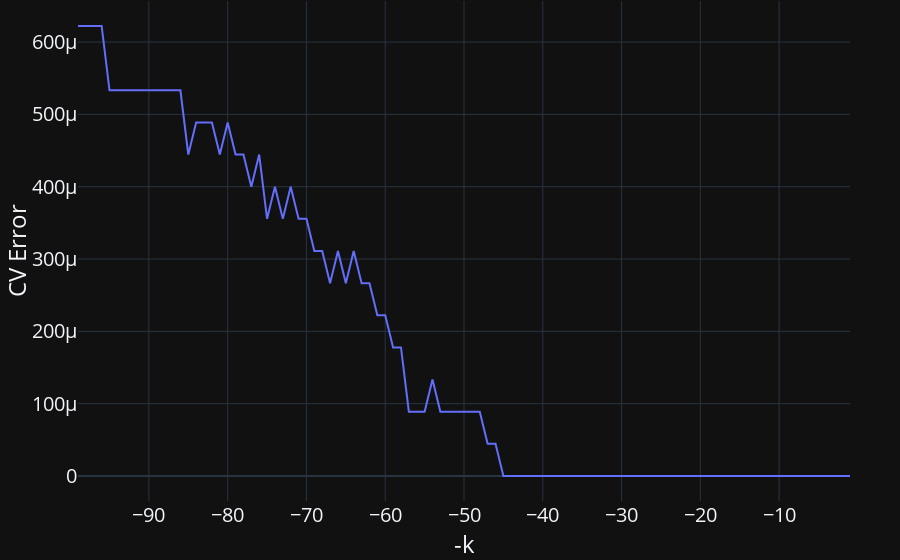

Notebook cell for this chart:
### Code cell
fig = px.line(gridsearch_output, x = "-k", y = "CV Error")
standardize_figure(fig)
fig.show()

### Figure 1 — Plotly figure (JSON) as saved in the notebook; plotly's stock layout.template omitted (floating-point values rounded to 4 significant figures)
{"data": [{"hovertemplate": "-k=%{x}<br>CV Error=%{y}<extra></extra>", "legendgroup": "", "line": {"color": "#636efa", "dash": "solid"}, "marker": {"symbol": "circle"}, "mode": "lines", "name": "", "orientation": "v", "showlegend": false, "x": [-1, -2, -3, -4, -5, -6, -7, -8, -9, -10, -11, -12, -13, -14, -15, -16, -17, -18, -19, -20, -21, -22, -23, -24, -25, -26, -27, -28, -29, -30, -31, -32, -33, -34, -35, -36, -37, -38, -39, -40, -41, -42, -43, -44, -45, -46, -47, -48, -49, -50, -51, -52, -53, -54, -55, -56, -57, -58, -59, -60, -61, -62, -63, -64, -65, -66, -67, -68, -69, -70, -71, -72, -73, -74, -75, -76, -77, -78, -79, -80, -81, -82, -83, -84, -85, -86, -87, -88, -89, -90, -91, -92, -93, -94, -95, -96, -97, -98, -99], "xaxis": "x", "y": [0.0, 0.0, 0.0, 0.0, 0.0, 0.0, 0.0, 0.0, 0.0, 0.0, 0.0, 0.0, 0.0, 0.0, 0.0, 0.0, 0.0, 0.0, 0.0, 0.0, 0.0, 0.0, 0.0, 0.0, 0.0, 0.0, 0.0, 0.0, 0.0, 0.0, 0.0, 0.0, 0.0, 0.0, 0.0, 0.0, 0.0, 0.0, 0.0, 0.0, 0.0, 0.0, 0.0, 0.0, 0.0, 4.444e-05, 4.444e-05, 8.889e-05, 8.889e-05, 8.889e-05, 8.889e-05, 8.889e-05, 8.889e-05, 0.0001333, 8.889e-05, 8.889e-05, 8.889e-05, 0.0001778, 0.0001778, 0.0002222, 0.0002222, 0.0002667, 0.0002667, 0.0003111, 0.0002667, 0.0003111, 0.0002667, 0.0003111, 0.0003111, 0.0003556, 0.0003556, 0.0004, 0.0003556, 0.0004, 0.0003556, 0.0004444, 0.0004, 0.0004444, 0.0004444, 0.0004889, 0.0004444, 0.0004889, 0.0004889, 0.0004889, 0.0004444, 0.0005333, 0.0005333, 0.0005333, 0.0005333, 0.0005333, 0.0005333, 0.0005333, 0.0005333, 0.0005333, 0.0005333, 0.0006222, 0.0006222, 0.0006222, 0.0006222], "yaxis": "y", "type": "scatter"}], "layout": {"xaxis": {"anchor": "y", "domain": [0.0, 1.0], "title": {"text": "-k"}}, "yaxis": {"anchor": "x", "domain": [0.0, 1.0], "title": {"text": "CV Error"}}, "legend": {"tracegroupgap": 0}, "margin": {"t": 1, "l": 50, "r": 50, "b": 0}, "font": {"size": 20}}}
